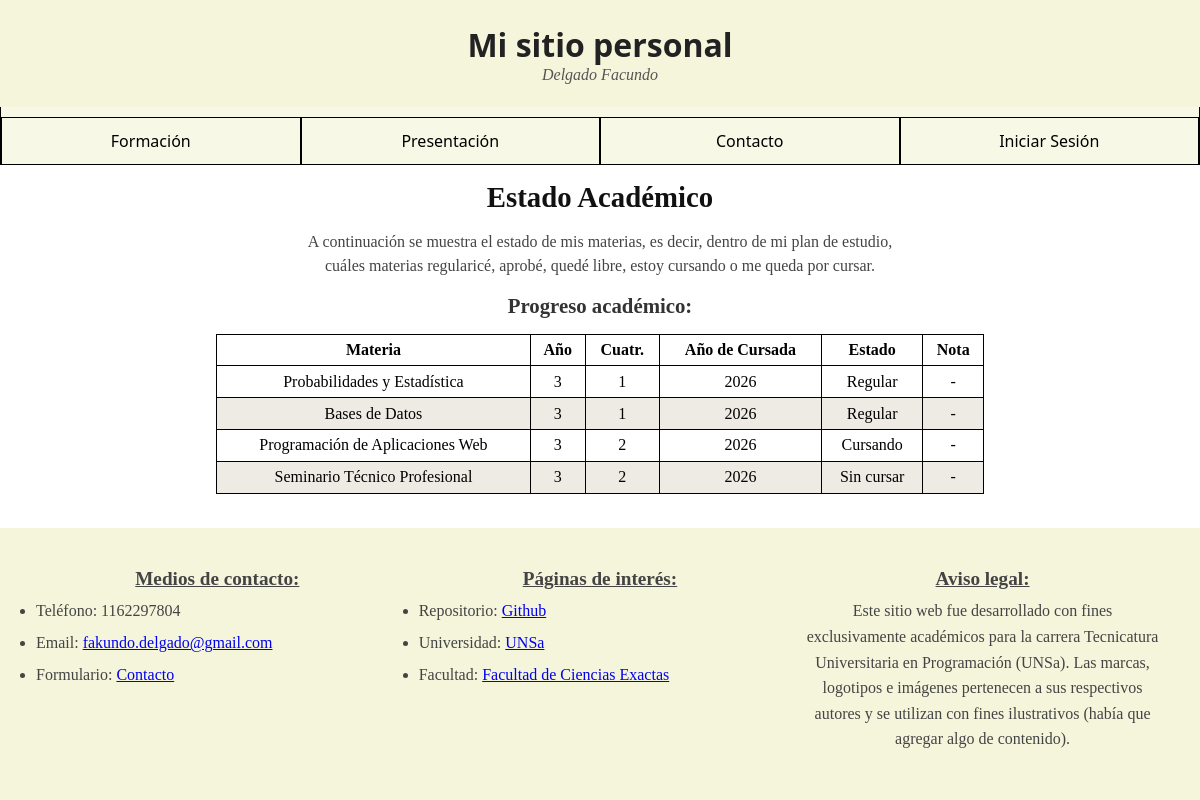
The app's page /index.php?action=historial with its own data.
### tables this page shows
CREATE TABLE `estado_x_materia` (
  `codigo_materia` varchar(10) NOT NULL,
  `id_estado` int(11) NOT NULL,
  `anio` int(11) NOT NULL,
  `nota` int(11) DEFAULT NULL,
  `visible` tinyint(1) NOT NULL DEFAULT 1
);

CREATE TABLE `materias` (
  `codigo_materia` varchar(10) NOT NULL,
  `nombre_materia` varchar(50) NOT NULL,
  `anio_carrera` int(11) NOT NULL,
  `cuatrimestre_carrera` int(11) NOT NULL
);

CREATE TABLE `estados` (
  `id_estado` int(11) NOT NULL,
  `nombre_estado` varchar(30) NOT NULL
);

### controladores/EstadoMateriaControlador.php (called while the page is built, shortened)
<?php
require_once __DIR__ . "/../configuracion/conexion.php";
require_once __DIR__ . "/../modelos/EstadoMateria.php";
class EstadoMateriaControlador {
    private $estadoMateriaModelo;
    public function __construct(){
        global $conexion;
        $this->estadoMateriaModelo = new EstadoMateria($conexion);
    }
    public function historial(){
        $estadoMateria=$this->estadoMateriaModelo->getAll();
        require __DIR__ . "/../vistas/historial.php";
    }
}

### modelos/EstadoMateria.php (called while the page is built, shortened)
<?php
class EstadoMateria {
    private $conexion;
    public function __construct($conexion){
        $this->conexion=$conexion;
    }
    public function getAll(){
        return $this->conexion->query(
        "SELECT
            *
        FROM estado_x_materia
        INNER JOIN materias USING (codigo_materia)
        INNER JOIN estados USING (id_estado)
        WHERE
            visible=1
        ORDER BY
            codigo_materia,anio_carrera,cuatrimestre_carrera DESC"
        );
    }
}

### vistas/historial.php (the view, shortened to what this page needs)
<?php include __DIR__ . '/plantillas/encabezado.php'; ?>
<main class="academico">
    <h1>Estado Académico</h1>
    <p>
        A continuación se muestra el estado de mis materias, es decir,
        dentro de mi plan de estudio, cuáles materias regularicé, aprobé,
        quedé libre, estoy cursando o me queda por cursar.
    </p>
    <h2>Progreso académico: </h2>
    <table>
        <thead>
            <tr>
                <th>Materia</th>
                <th>Año</th>
                <th>Cuatr.</th>
                <th>Año de Cursada</th>
                <th>Estado</th>
                <th>Nota</th>
            </tr>
        </thead>
        <tbody>
            <?php if(!empty($estadoMateria)):?>
               <?php while($materia=$estadoMateria->fetch_assoc()): ?>
                    <tr>
                        <td><?= htmlspecialchars($materia['nombre_materia']) ?></td>
                        <td><?= htmlspecialchars($materia['anio_carrera']) ?></td>
                        <td><?= htmlspecialchars($materia['cuatrimestre_carrera']) ?></td>
                        <td><?= htmlspecialchars($materia['anio']) ?></td>
                        <td><?= htmlspecialchars($materia['nombre_estado']) ?></td>
                        <td><?= htmlspecialchars($materia['nota'] ?? '-') ?></td>
                    </tr>
                <?php endwhile; ?>
            <?php else: ?>
                <tr>
                    <td colspan="6">No hay materias disponibles.</td>
                </tr>
            <?php endif; ?>
        </tbody>
    </table>
</main>
<?php include __DIR__ . '/plantillas/pie_de_pagina.php'; ?>

### index.php (shortened to what this page needs)
<?php
require_once __DIR__."/controladores/EstadoMateriaControlador.php";
$controladorEstado = new EstadoMateriaControlador();
$action=$_GET["action"]??"inicio";
switch($action){
case "historial": $controladorEstado->historial(); break;
}

### vistas/plantillas/encabezado.php (shortened to what this page needs)
<!DOCTYPE html>
<html lang="es">
    <head>
        <link rel="stylesheet" href="recursos/css/estilos.css">
    </head>
    <body>
        <div class="row">
            <header class="col-12 col-s-12">
                <div class="encabezado">
                    <span id="titulo-sitio">Mi sitio personal</span>
                    <span id="autor">Delgado Facundo</span>
                </div>
            </header>
            <nav id="nav-menu" class="nav-menu col-12 col-s-3">
                <a href="index.php?action=historial">Formación</a>
                <a href="index.php?action=inicio">Presentación</a>
                <a href="index.php?action=contacto">Contacto</a>
                <?php if (isset($_SESSION['usuario_id'])): ?>
                    <a href="index.php?action=administrar">Administración</a>
                    <a href="index.php?action=cerrar_sesion">Cerrar Sesión</a>
                <?php else: ?>
                    <a href="index.php?action=login" class="inicio-session">Iniciar Sesión</a>
                <?php endif; ?>
            </nav>

### vistas/plantillas/pie_de_pagina.php
        </div>
        <footer class="row">
            <div class="col-12 col-s-12" id="footer-solucion">
                <div class="row" >
                    <div class="contactos col-4 col-s-6">
                        <p>Medios de contacto: </p>
                        <ul>
                            <li>Teléfono: 1162297804</li>
                            <li>Email: <a href="mailto:fakundo.delgado@gmail.com">fakundo.delgado@gmail.com</a></li>
                            <li>Formulario: <a href="index.php?action=contacto">Contacto</a></li>
                        </ul>
                    </div>
                    <div class="relacionado col-4 col-s-6">
                        <p>Páginas de interés: </p>
                        <ul>
                            <li>Repositorio: <a href="https://github.com/fakundodelgado">Github</a></li>
                            <li>Universidad: <a href="https://www.unsa.edu.ar/">UNSa</a></li>
                            <li>Facultad: <a href="https://exactas.unsa.edu.ar/">Facultad de Ciencias Exactas</a></li>
                        </ul>
                    </div>
                    <div class="legal col-4 col-s-12">
                            <p>Aviso legal: </p>
                            <p>
                            Este sitio web fue desarrollado con fines exclusivamente académicos para la carrera Tecnicatura Universitaria en Programación (UNSa).
                            Las marcas, logotipos e imágenes pertenecen a sus respectivos autores y se utilizan con fines ilustrativos (había que agregar algo de contenido).
                            </p>
                    </div>
                </div>
            </div>
        </footer>
    </body>
</html>

### recursos/css/estilos.css (style rules this page uses)
* { box-sizing: border-box; margin: 0; padding: 0; }
header { display: flex; flex-direction: column; gap: 0; background-color: beige; }
.encabezado { display: flex; flex-direction: column; justify-content: space-between; align-items: center; width: 100%; padding: 0.8rem 1rem; }
#titulo-sitio { font-size: 2rem; font-weight: bold; color: #222; font-family: 'Trebuchet MS', 'Segoe UI', sans-serif; }
#autor { font-size: 1rem; font-style: italic; color: #555; font-family: 'Georgia', 'Times New Roman', serif; }
nav { width: 100%; text-align: center; text-decoration: none; color: #000; }
nav a { width: 100%; height: 100%; text-align: center; margin: 0px; }
nav a:last-child { border-bottom: none; }
.nav-menu { display: none; flex-direction: column; background-color: rgba(245, 245, 220, 0.678); border: 1px solid black; padding: 0; margin-top: 0; border-top: 0; }
.nav-menu a { display: block; width: 100%; padding: 0.75rem 0; text-align: center; text-decoration: none; font-size: 1rem; color: #000; border-bottom: 1px solid #ccc; font-family: 'Segoe UI', system-ui, sans-serif; }
body { display: flex; flex-direction: column; min-height: 100vh; margin: 0; padding: 0; height: 100%; }
main { display: flex; flex-direction: column; align-items: center; text-align: center; padding: 1.5rem 1rem; max-width: 800px; margin: 0 auto; flex: 1; box-sizing: border-box; width: 100%; }
main h1 { font-size: 1.8rem; margin-bottom: 1rem; color: #111; }
main h2 { font-size: 1.3rem; margin-bottom: 0.8rem; color: #333; }
main p { font-size: 1rem; line-height: 1.6; color: #444; max-width: 600px; }
footer { margin-top: auto; display: flex; flex-direction: column; gap: 0.75rem; background-color: beige; align-items: center; padding: 1rem; }
footer div { font-size: 1rem; line-height: 1.6; color: #444; text-align: center; }
.relacionado p, .contactos p, .legal p:first-child { font-weight: bold; font-size: 1.2em; margin-bottom: 0.25rem; text-decoration:underline; }
footer li { text-align: left; margin-bottom: 0.4rem; }
footer ul { padding: 0; list-style: disc; }
table { width: 100%; border: 1px solid; margin-bottom: 1rem; border-collapse: collapse; }
table td, table th { border: 1px solid; padding: 0.4rem; }
table tr:nth-child(even) { background-color: rgb(238, 235, 229); }
th { padding: 0.25rem; }
main.academico { padding: 1rem 1rem; }
main.academico h1 { margin-top: 0; margin-bottom: 1rem; }
main.academico > p { margin-bottom: 1rem; line-height: 1.5; }
main.academico h2 { margin-top: 0; margin-bottom: 1rem; }
.row::after { content: ""; clear: both; display: table; }
[class*="col-"] { float: left; padding: 10px; width: 100%; }
@media only screen and (min-width: 600px) { .col-s-3 { width: 25%; } }
@media only screen and (min-width: 600px) { .col-s-6 { width: 50%; } }
@media only screen and (min-width: 600px) { .col-s-12 { width: 100%; } }
@media only screen and (min-width: 600px) { .nav-menu { display: flex !important; flex-direction: row; justify-content: space-around; width: 100%; padding-bottom: 0px; padding-left: 0px; padding-right: 0px; } }
@media only screen and (min-width: 600px) { .nav-menu a { height: 100%; border: 1px solid; flex: 1; border-bottom: 0px; } }
@media only screen and (min-width: 600px) { main h1, main h2, main p { text-align: center; } }
@media only screen and (min-width: 600px) { main p { text-align: center !important; margin-left: auto !important; margin-right: auto !important; } }
@media only screen and (min-width: 768px) { .col-4 { width: 33.33%; } }
@media only screen and (min-width: 768px) { .col-12 { width: 100%; } }

### records on screen
estado_x_materia: codigo_materia.nombre_materia "Probabilidades y Estadística", codigo_materia.anio_carrera "3", codigo_materia.cuatrimestre_carrera "1", anio "2026", id_estado.nombre_estado "Regular", nota "-"
estado_x_materia: codigo_materia.nombre_materia "Bases de Datos", codigo_materia.anio_carrera "3", codigo_materia.cuatrimestre_carrera "1", anio "2026", id_estado.nombre_estado "Regular", nota "-"
estado_x_materia: codigo_materia.nombre_materia "Programación de Aplicaciones Web", codigo_materia.anio_carrera "3", codigo_materia.cuatrimestre_carrera "2", anio "2026", id_estado.nombre_estado "Cursando", nota "-"
estado_x_materia: codigo_materia.nombre_materia "Seminario Técnico Profesional", codigo_materia.anio_carrera "3", codigo_materia.cuatrimestre_carrera "2", anio "2026", id_estado.nombre_estado "Sin cursar", nota "-"
